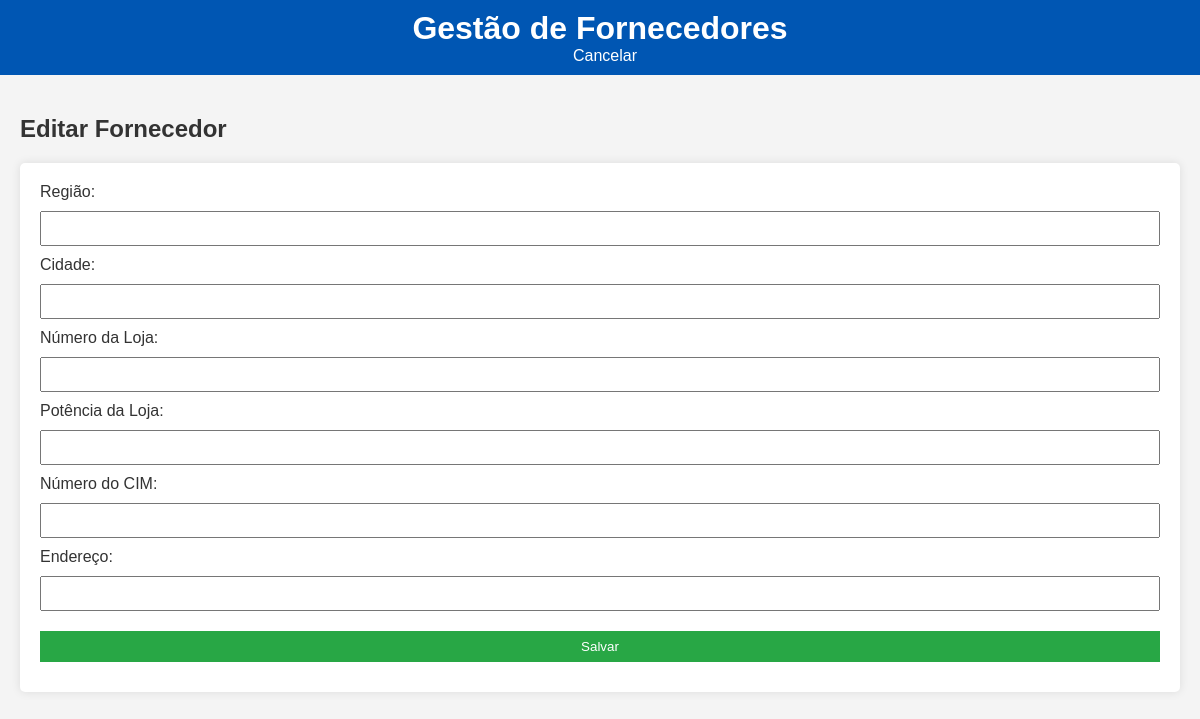
The app's page /fornecedores/editar/8, older data.
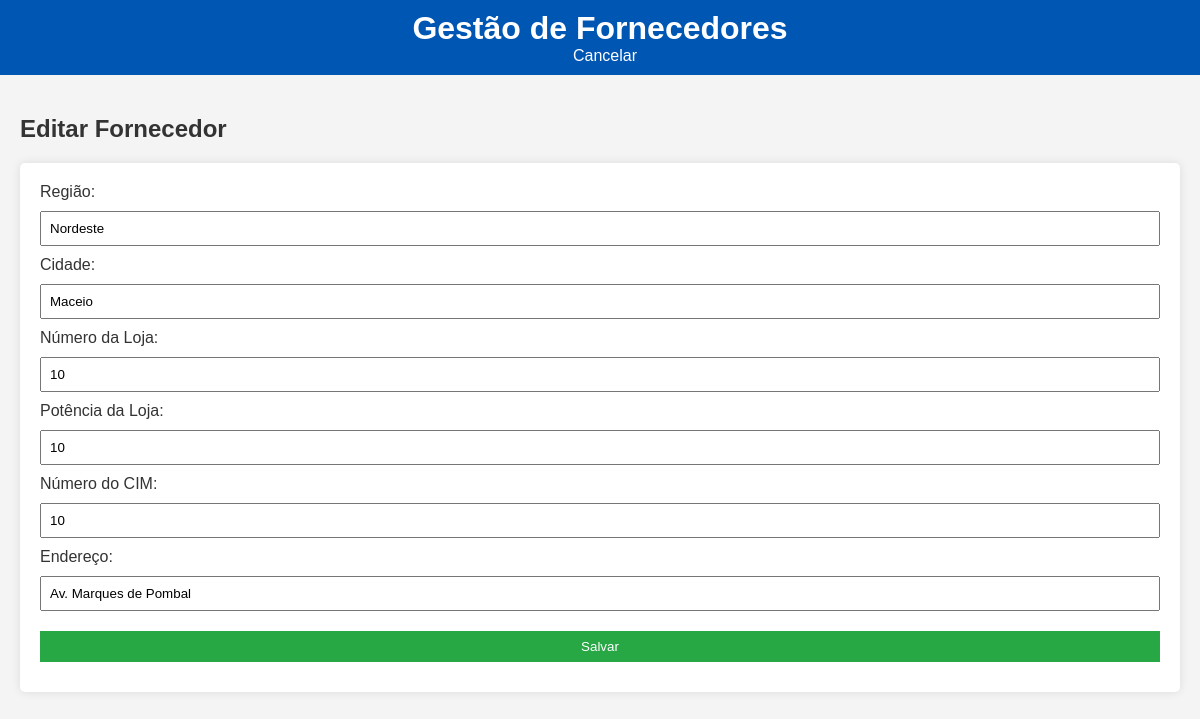
The same page, newer data.
### tables this page shows
CREATE TABLE fornecedores (
                 fornecedor_id INTEGER PRIMARY KEY,
                 fornecedor_regiao TEXT,
                 fornecedor_cidade TEXT,
                 fornecedor_num_loja TEXT,
                 fornecedor_potencia_loja TEXT,
                 fornecedor_num_cim TEXT,
                 fornecedor_endereco TEXT);

### app.py (the view, shortened to what this page needs)
@app.route('/fornecedores/editar/<int:id>', methods=['GET', 'POST'])
def editar_fornecedores(id):
    conn = sqlite3.connect('gestao.db')
    c = conn.cursor()
    c.execute("SELECT * FROM fornecedores WHERE fornecedor_id = ?", (id,))
    fornecedor = c.fetchone()
    conn.close()
    return render_template('editar_fornecedores.html', fornecedor=fornecedor)

### templates/editar_fornecedores.html (shortened to what this page needs)
<!DOCTYPE html>
<html lang="en">
<head>
    <link rel="stylesheet" href="{{ url_for('static', filename='style.css') }}">
</head>
<body>
    <header>
        <h1>Gestão de Fornecedores</h1>
        <a href="{{ url_for('fornecedores') }}" class="back-btn">Cancelar</a>
    </header>
    <main>
        <h2>Editar Fornecedor</h2>
        <form method="POST" aria-label="Formulário de edição de fornecedor">
            <label for="fornecedor_regiao">Região:</label>
            <input type="text" id="fornecedor_regiao" name="fornecedor_regiao" required aria-required="true" value="{{ fornecedor[1] }}"><br>
            <label for="fornecedor_cidade">Cidade:</label>
            <input type="text" id="fornecedor_cidade" name="fornecedor_cidade" required aria-required="true" value="{{ fornecedor[2] }}"><br>
            <label for="fornecedor_num_loja">Número da Loja:</label>
            <input type="text" id="fornecedor_num_loja" name="fornecedor_num_loja" required aria-required="true" value="{{ fornecedor[3] }}"><br>
            <label for="fornecedor_potencia_loja">Potência da Loja:</label>
            <input type="text" id="fornecedor_potencia_loja" name="fornecedor_potencia_loja" required aria-required="true" value="{{ fornecedor[4] }}"><br>
            <label for="fornecedor_num_cim">Número do CIM:</label>
            <input type="text" id="fornecedor_num_cim" name="fornecedor_num_cim" required aria-required="true" value="{{ fornecedor[5] }}"><br>
            <label for="fornecedor_endereco">Endereço:</label>
            <input type="text" id="fornecedor_endereco" name="fornecedor_endereco" required aria-required="true" value="{{ fornecedor[6] }}"><br>
            <button type="submit">Salvar</button>
        </form>
    </main>
</body>
</html>

Row changes from the older to the newer data that the page shows:
added fornecedores: fornecedor_regiao "Nordeste", fornecedor_cidade "Maceio", fornecedor_num_loja "10", fornecedor_potencia_loja "10", fornecedor_num_cim "10", fornecedor_endereco "Av. Marques de Pombal"
